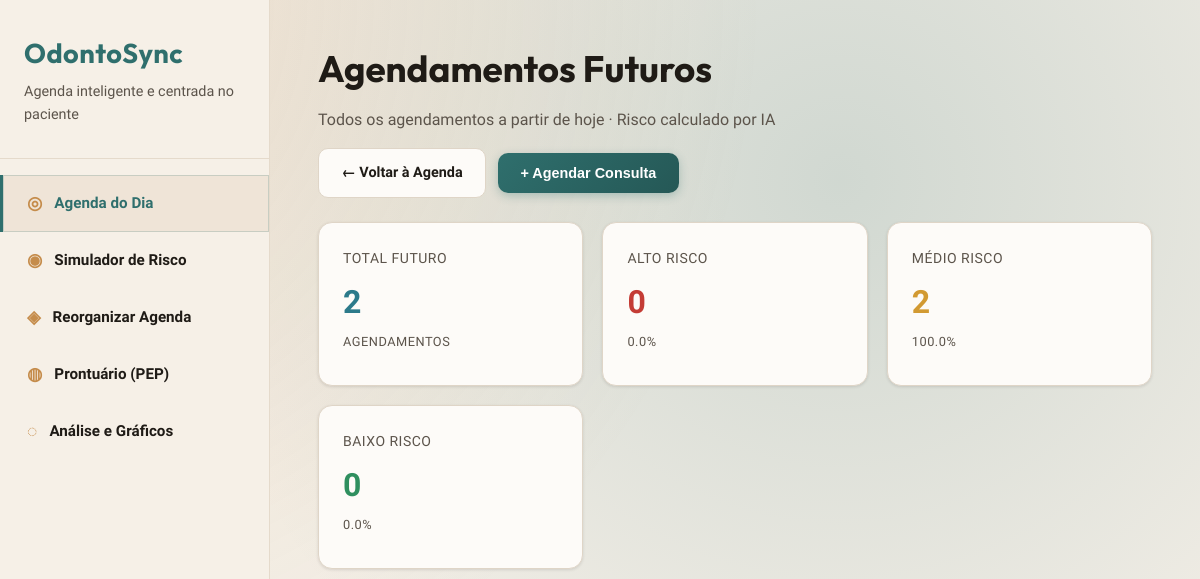
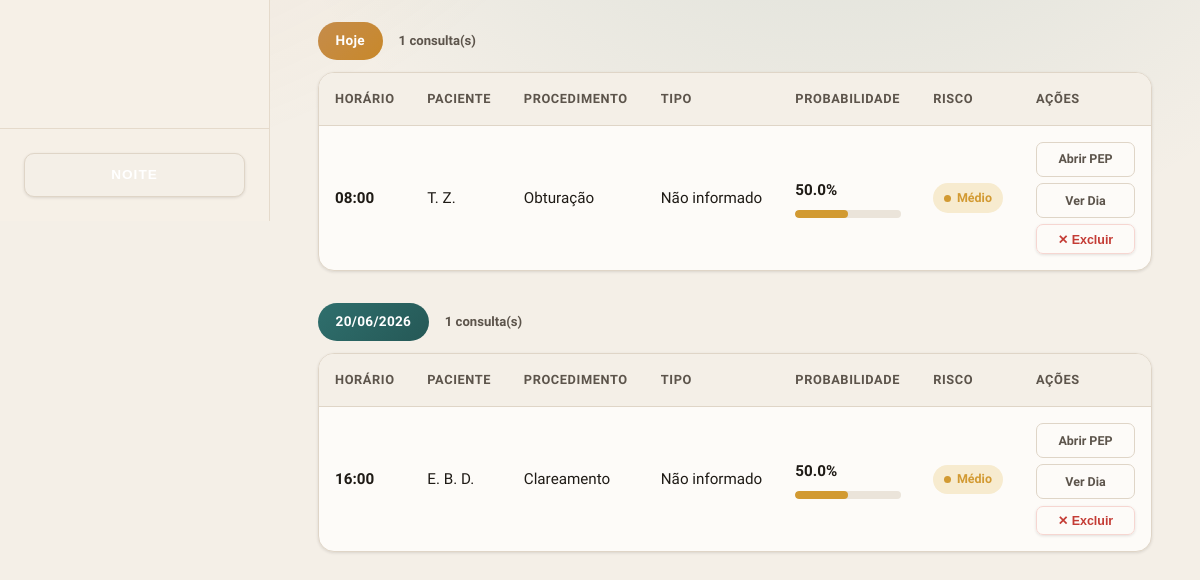
The page /agendamentos-futuros on the database as committed earlier (2 pictures, top to bottom).
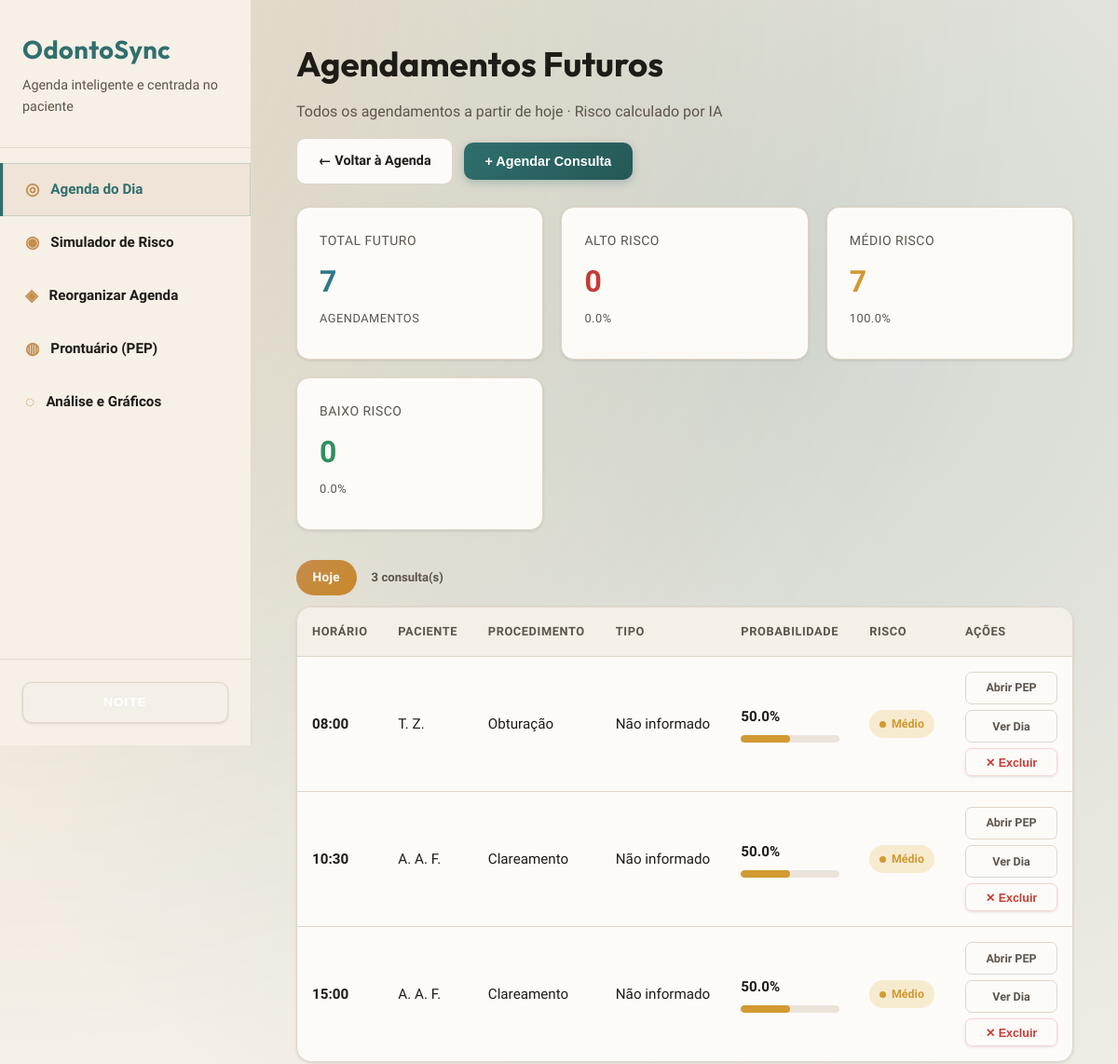
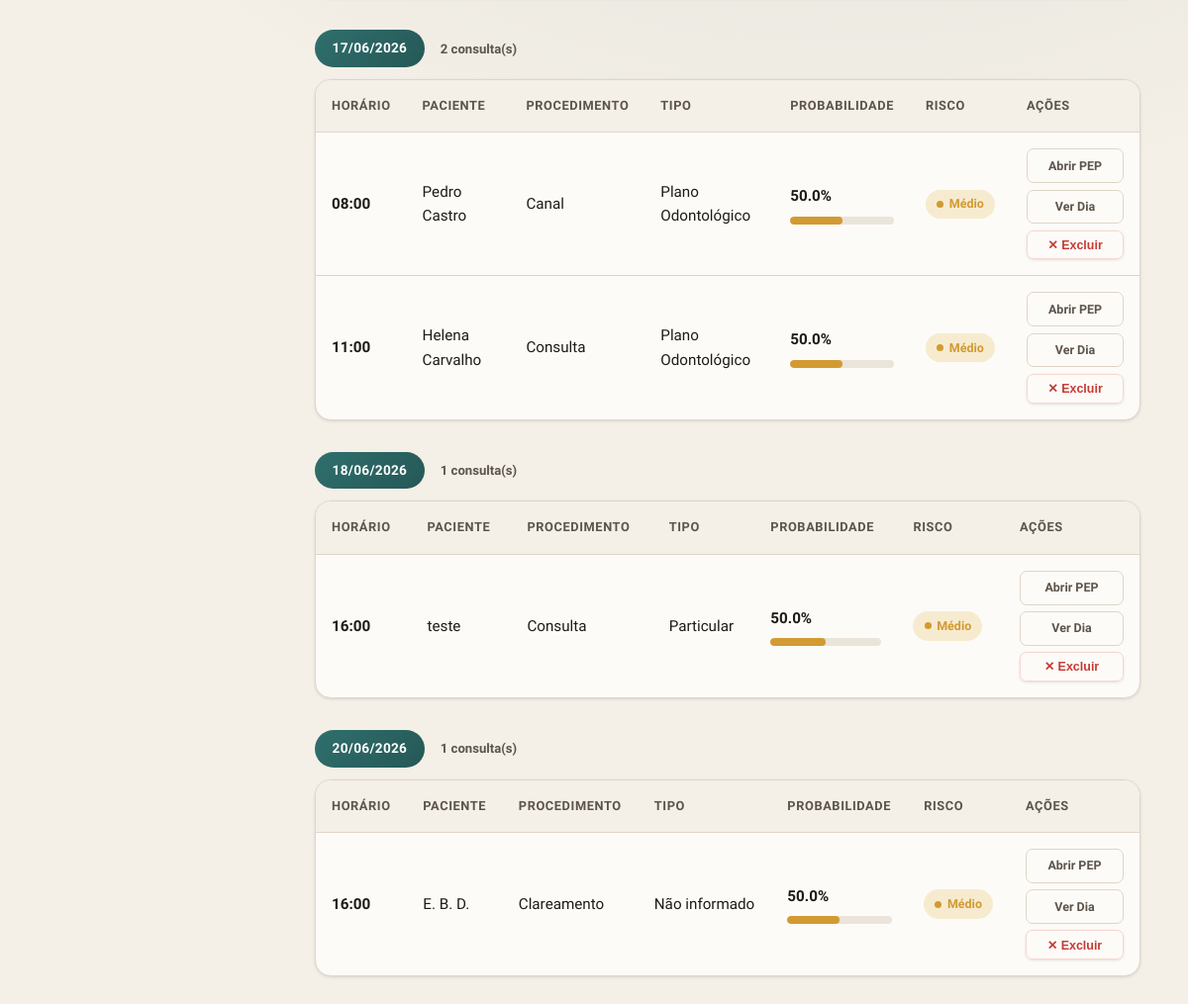
The same page on the database as committed later (2 pictures, top to bottom).
### tables this page shows
CREATE TABLE pacientes (
            id TEXT PRIMARY KEY,
            nome TEXT NOT NULL,
            faixa_etaria TEXT NOT NULL,
            tipo_pagamento TEXT NOT NULL,
            faltas_anteriores INTEGER DEFAULT 0,
            taxa_historica REAL DEFAULT 0.0,
            tempo_como_paciente INTEGER DEFAULT 0,
            created_at TIMESTAMP DEFAULT CURRENT_TIMESTAMP,
            updated_at TIMESTAMP DEFAULT CURRENT_TIMESTAMP
        , fumante INTEGER DEFAULT 0, doenca_cronica INTEGER DEFAULT 0, complexidade_tratamento TEXT DEFAULT 'Baixa', photo_url TEXT);

### app/routes/agenda.py (the view)
@bp.route('/agendamentos-futuros')
def agendamentos_futuros():
    hoje = datetime.now().strftime('%Y-%m-%d')
    conn = get_connection()
    cursor = conn.cursor()
    cursor.execute('''
        SELECT c.*, p.nome, p.faixa_etaria, p.tipo_pagamento, p.faltas_anteriores,
               p.taxa_historica, p.tempo_como_paciente,
               p.fumante, p.doenca_cronica, p.complexidade_tratamento, p.photo_url
        FROM consultas c
        JOIN pacientes p ON c.paciente_id = p.id
        WHERE c.data >= ? AND c.status_atendimento IS NULL
        ORDER BY c.data ASC, c.horario ASC
    ''', (hoje,))
    todas_consultas = cursor.fetchall()
    conn.close()
    consultas_com_risco, stats = _calcular_risco_consultas(todas_consultas) if todas_consultas else ([], {'total': 0, 'alto_risco': 0, 'medio_risco': 0, 'baixo_risco': 0})
    from collections import OrderedDict
    consultas_por_data = OrderedDict()
    for c in consultas_com_risco:
        d = c['data']
        if d not in consultas_por_data:
            consultas_por_data[d] = []
        consultas_por_data[d].append(c)
    datas_disponiveis = get_datas_com_consultas(hoje)
    return render_template(
        'agendamentos_futuros.html',
        consultas_por_data=consultas_por_data,
        stats=stats,
        hoje=hoje,
        datas_disponiveis=datas_disponiveis,
        active_page='agenda'
    )

### app/ml/inferencia.py (called while the page is built)
def carregar_modelo():
    global _modelo, _encoders
    if _modelo is None or _encoders is None:
        if not os.path.exists(Config.MODELO_PATH):
            raise FileNotFoundError(
                f"Modelo não encontrado em {Config.MODELO_PATH}. "
                "Execute primeiro: python -m app.ml.treinar"
            )
        _modelo = joblib.load(Config.MODELO_PATH)
        _encoders = joblib.load(Config.ENCODERS_PATH)
        print("[OK] Modelo e encoders carregados")
    return _modelo, _encoders

def prever_e_classificar(dados_consulta):
    probabilidade = prever_risco(dados_consulta)
    categoria, cor = classificar_risco(probabilidade)
    recomendacao = recomendar_acao(probabilidade, categoria)
    return {
        'probabilidade': round(probabilidade * 100, 1),  # Converter para %
        'probabilidade_decimal': probabilidade,
        'categoria': categoria,
        'cor': cor,
        'recomendacao': recomendacao
    }

### app/models/database.py (called while the page is built, shortened)
def _ensure_schema(conn):
    global _schema_checked
    if _schema_checked:
        return

def get_connection():
    conn = sqlite3.connect(Config.DATABASE_PATH)
    conn.row_factory = sqlite3.Row  # Permite acessar colunas por nome
    _ensure_schema(conn)
    return conn

def get_datas_com_consultas(data_inicio=None):
    conn = get_connection()
    cursor = conn.cursor()
    if data_inicio:
        cursor.execute(
            'SELECT DISTINCT data FROM consultas WHERE data >= ? ORDER BY data ASC LIMIT 60',
            (data_inicio,)
        )
    else:
        cursor.execute('SELECT DISTINCT data FROM consultas ORDER BY data ASC LIMIT 60')
    rows = cursor.fetchall()
    conn.close()
    return [r['data'] for r in rows]

### app/templates/agendamentos_futuros.html (shortened to what this page needs)
{% extends "base.html" %}
{% block content %}
<div class="future-toolbar">
  <div class="page-header" style="margin-bottom:0">
    <h1 class="page-title">Agendamentos Futuros</h1>
    <p class="page-subtitle">Todos os agendamentos a partir de hoje · Risco calculado por IA</p>
  </div>
  <div class="toolbar-actions">
    <a href="/" class="btn-secondary">← Voltar à Agenda</a>
    <button class="btn-primary" onclick="abrirModalAgendar()">+ Agendar Consulta</button>
  </div>
</div>
<div class="stats-grid">
  <div class="stat-card info">
    <div class="stat-label">Total Futuro</div>
    <div class="stat-value">{{ stats.total }}</div>
    {% if stats.total > 0 %}<div class="stat-label">agendamentos</div>{% endif %}
  </div>
  <div class="stat-card danger">
    <div class="stat-label">Alto Risco</div>
    <div class="stat-value">{{ stats.alto_risco }}</div>
    {% if stats.total > 0 %}<div class="stat-label">{{ ((stats.alto_risco / stats.total) * 100) | round(1) }}%</div>{% endif %}
  </div>
  <div class="stat-card warning">
    <div class="stat-label">Médio Risco</div>
    <div class="stat-value">{{ stats.medio_risco }}</div>
    {% if stats.total > 0 %}<div class="stat-label">{{ ((stats.medio_risco / stats.total) * 100) | round(1) }}%</div>{% endif %}
  </div>
  <div class="stat-card success">
    <div class="stat-label">Baixo Risco</div>
    <div class="stat-value">{{ stats.baixo_risco }}</div>
    {% if stats.total > 0 %}<div class="stat-label">{{ ((stats.baixo_risco / stats.total) * 100) | round(1) }}%</div>{% endif %}
  </div>
</div>
{% if consultas_por_data %}
  {% for data, consultas in consultas_por_data.items() %}
  <div class="date-group">
    <div class="date-group-header">
      <span class="date-badge {% if data == hoje %}hoje{% endif %}">
        {% if data == hoje %}Hoje{% else %}{{ data[8:10] }}/{{ data[5:7] }}/{{ data[0:4] }}{% endif %}
      </span>
      <span class="date-count">{{ consultas|length }} consulta(s)</span>
    </div>
    <div class="table-container">
      <table>
        <thead>
          <tr>
            <th>Horário</th>
            <th>Paciente</th>
            <th>Procedimento</th>
            <th>Tipo</th>
            <th class="risco-cell">Probabilidade</th>
            <th>Risco</th>
            <th class="action-cell">Ações</th>
          </tr>
        </thead>
        <tbody>
          {% for c in consultas %}
          <tr id="fut-row-{{ c.id }}">
            <td>
              <strong>{{ c.horario }}</strong>
            </td>
            <td>{{ c.nome }}</td>
            <td>{{ c.procedimento }}</td>
            <td>{{ c.tipo_pagamento }}</td>
            <td class="risco-cell">
              <strong>{{ c.risco.probabilidade }}%</strong>
              <div class="progress-bar">
                <div class="progress-fill {{ c.risco.cor }}"
                     style="width: {{ c.risco.probabilidade }}%"></div>
              </div>
            </td>
            <td>
              <span class="risk-chip {{ c.risco.cor }}">
                <span class="risk-dot"></span>{{ c.risco.categoria }}
              </span>
            </td>
            <td class="action-cell">
              <div class="action-group">
                <a href="/prontuario/{{ c.paciente_id }}" class="action-btn ghost">Abrir PEP</a>
                <a href="/?data={{ c.data }}" class="action-btn ghost">Ver Dia</a>
                <button class="action-btn danger-ghost"
                        onclick="excluirConsulta({{ c.id }})">✕ Excluir</button>
              </div>
            </td>
          </tr>
          {% endfor %}
        </tbody>
      </table>
    </div>
  </div>
  {% endfor %}
{% endif %}
{% endblock %}

### app/templates/base.html (shortened to what this page needs)
<!DOCTYPE html>
<html lang="pt-BR">
<head>
    <link rel="stylesheet" href="{{ url_for('static', filename='css/style.css') }}">
</head>
<body>
    <aside class="sidebar">
        <div class="sidebar-header">
            <h1 class="logo">OdontoSync</h1>
            <p class="subtitle">Agenda inteligente e centrada no paciente</p>
        </div>
        <nav class="sidebar-nav">
            <a href="/" class="nav-item {% if active_page == 'agenda' %}active{% endif %}">
                <span class="icon">◎</span>
                <span>Agenda do Dia</span>
            </a>
            <a href="/simular" class="nav-item {% if active_page == 'simulacao' %}active{% endif %}">
                <span class="icon">◉</span>
                <span>Simulador de Risco</span>
            </a>
            <a href="/reorganizacao" class="nav-item {% if active_page == 'reorganizacao' %}active{% endif %}">
                <span class="icon">◈</span>
                <span>Reorganizar Agenda</span>
            </a>
            <a href="/prontuario/" class="nav-item {% if active_page == 'prontuario' %}active{% endif %}">
                <span class="icon">◍</span>
                <span>Prontuário (PEP)</span>
            </a>
            <a href="/graficos" class="nav-item {% if active_page == 'graficos' %}active{% endif %}">
                <span class="icon">◌</span>
                <span>Análise e Gráficos</span>
            </a>
        </nav>
        <div class="sidebar-footer">
            <button id="theme-toggle" class="theme-toggle" title="Alternar tema">
                <span class="theme-icon dark-mode">NOITE</span>
            </button>
        </div>
    </aside>
    <main class="main-content">
        {% block content %}{% endblock %}
    </main>
</body>
</html>

### app/templates/agendamentos_futuros.html (style rules this page uses)
.future-toolbar { display: flex; align-items: center; justify-content: space-between; flex-wrap: wrap; gap: 1rem; margin-bottom: 1.5rem; }
.toolbar-actions { display: flex; gap: 0.75rem; flex-wrap: wrap; align-items: center; }
.btn-primary { display: inline-flex; align-items: center; gap: 0.5rem; padding: 0.75rem 1.4rem; background: linear-gradient(135deg, var(--accent-primary), var(--accent-hover)); color: #fff; border: none; border-radius: 10px; font-size: 0.9rem; font-weight: 700; cursor: pointer; transition: var(--transition); box-shadow: 0 3px 10px rgba(47,111,109,0.3); text-decoration: none; white-space: nowrap; }
.btn-secondary { display: inline-flex; align-items: center; gap: 0.5rem; padding: 0.75rem 1.4rem; background: var(--bg-primary); color: var(--text-primary); border: 1px solid var(--border-color); border-radius: 10px; font-size: 0.9rem; font-weight: 600; cursor: pointer; transition: var(--transition); text-decoration: none; white-space: nowrap; }
.date-group { margin-bottom: 2rem; }
.date-group-header { display: flex; align-items: center; gap: 1rem; margin-bottom: 0.75rem; }
.date-badge { display: inline-flex; align-items: center; gap: 0.5rem; padding: 0.5rem 1.1rem; background: linear-gradient(135deg, var(--accent-primary), var(--accent-hover)); color: #fff; border-radius: 20px; font-size: 0.85rem; font-weight: 700; letter-spacing: 0.3px; }
.date-badge.hoje { background: linear-gradient(135deg, var(--accent-secondary), #c8882a); }
.date-count { font-size: 0.82rem; color: var(--text-secondary); font-weight: 600; }
.risco-cell { min-width: 120px; }
.action-cell { min-width: 130px; }
.action-group { display: flex; flex-direction: column; gap: 0.4rem; }
.action-btn { display: block; width: 100%; padding: 0.4rem 0.7rem; border-radius: 7px; font-size: 0.78rem; font-weight: 600; border: none; cursor: pointer; transition: var(--transition); text-align: center; text-decoration: none; }
.action-btn.ghost { background: transparent; color: var(--text-secondary); border: 1px solid var(--border-color); }
.action-btn.danger-ghost { background: transparent; color: var(--danger); border: 1px solid var(--danger-bg); }
.risk-chip { display: inline-flex; align-items: center; gap: 0.35rem; padding: 0.3rem 0.7rem; border-radius: 20px; font-size: 0.78rem; font-weight: 700; }
.risk-chip.warning { background: var(--warning-bg); color: var(--warning); }
.risk-dot { width: 7px; height: 7px; border-radius: 50%; display: inline-block; }
.warning .risk-dot { background: var(--warning); }

Rows that differ between the two databases and show on the page:
shown differently, row unchanged: pacientes (number 1 of 6 on the later page): moves from the list under "1" to the list under "3"
now on this page (row unchanged): pacientes: horario "10:30", nome "A. A. F.", procedimento "Clareamento", tipo_pagamento "Não informado", risco.probabilidade "50.0", risco.categoria "Médio", horario "15:00", shown under "3"
added pacientes: horario "08:00", nome "Pedro Castro", procedimento "Canal", tipo_pagamento "Plano Odontológico", risco.probabilidade "50.0", risco.categoria "Médio", shown under "17"
added pacientes: horario "11:00", nome "Helena Carvalho", procedimento "Consulta", tipo_pagamento "Plano Odontológico", risco.probabilidade "50.0", risco.categoria "Médio", shown under "17"
added pacientes: horario "16:00", nome "teste", procedimento "Consulta", tipo_pagamento "Particular", risco.probabilidade "50.0", risco.categoria "Médio", shown under "18"
Other text that changed with them:
{{ stats.total }}: "2" → "7"
{{ stats.medio_risco }}: "2" → "7"
new list line: "Hoje 3 consulta(s) HORÁRIO PACIENTE PROCEDIMENTO TIPO PROBABILIDADE RISCO AÇÕES"
new list line: "17 / 06 / 2026 2 consulta(s) HORÁRIO PACIENTE PROCEDIMENTO TIPO PROBABILIDADE RISCO AÇÕES"
new list line: "18 / 06 / 2026 1 consulta(s) HORÁRIO PACIENTE PROCEDIMENTO TIPO PROBABILIDADE RISCO AÇÕES"
list line gone: "Hoje 1 consulta(s) HORÁRIO PACIENTE PROCEDIMENTO TIPO PROBABILIDADE RISCO AÇÕES"
